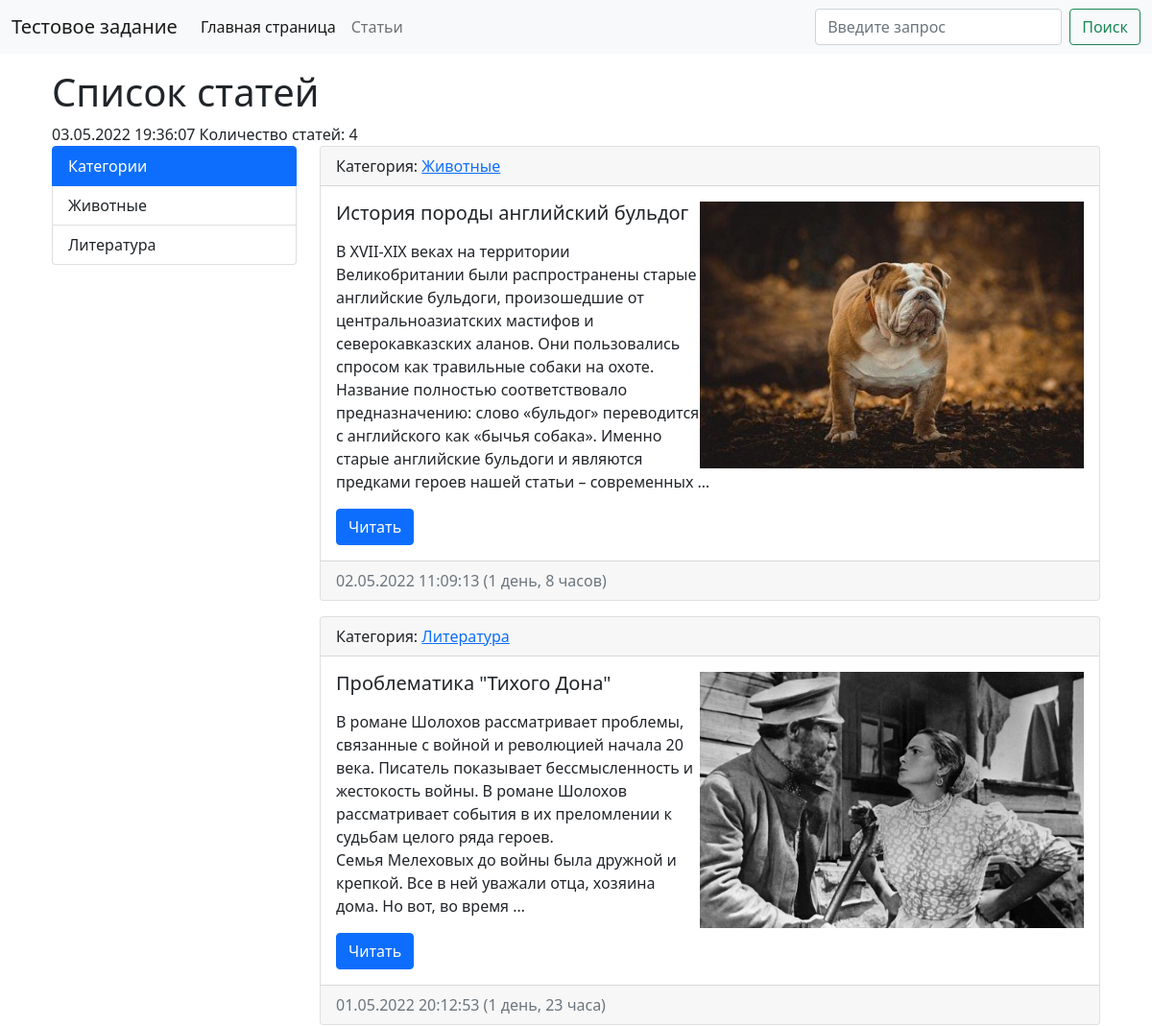
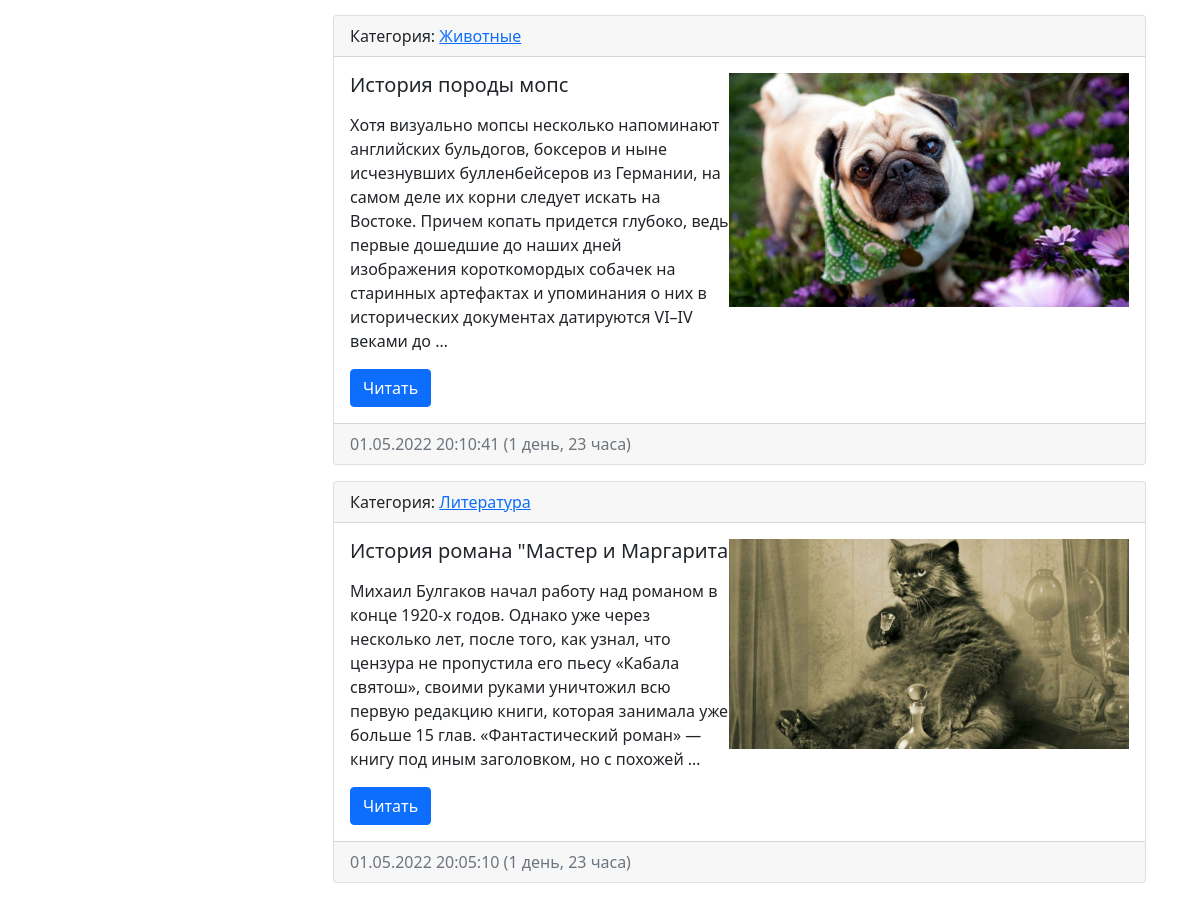
The app's page /articles/ with its own data (2 pictures, top to bottom).
### main/models.py (models this page shows, shortened)
class Category(models.Model):
    title = models.CharField(max_length=150, db_index=True, verbose_name='Наименование категории')
    def get_absolute_url(self):
        return reverse('category', kwargs={'category_id': self.id})
    class Meta:
        verbose_name = 'Категория'
        verbose_name_plural = 'Категории'
        ordering = ['title']

class Articles(models.Model):
    title = models.CharField(max_length=150, verbose_name='Наименование')
    content = models.TextField(verbose_name='Содержание')
    created_at = models.DateTimeField(auto_now_add=True, verbose_name='Дата публикации')
    updated_at = models.DateTimeField(auto_now=True, verbose_name='Дата обновления')
    photo = models.ImageField(upload_to='photos/%Y/%m/%d/', blank=True, verbose_name='Фото')
    is_published = models.BooleanField(default=True, verbose_name='Опубликовано')
    category = models.ForeignKey('Category', on_delete=models.PROTECT, null=True, verbose_name='Категория')
    def get_absolute_url(self):
        return reverse('view_article', kwargs={'articles_id': self.id})
    class Meta:
        verbose_name = 'Статья'
        verbose_name_plural = 'Статьи'
        ordering = ['-created_at']

### main/views.py (the view)
# urls.py: path('articles/', views.articles, name='articles'),
def articles(request):
    article = Articles.objects.all()
    is_published = Articles.objects.filter(is_published=True)
    context = {
        'articles': article,
        'title': 'Список статей',
        'is_published': is_published,
        }
    return render(request, 'main/articles.html', context)

### main/templatetags/articles_tags.py (called while the page is built)
@register.simple_tag(name='get_list_categories')
def get_categories():
    return Category.objects.all()

### main/templates/main/articles.html (shortened to what this page needs)
{% extends 'main/base.html' %}
{% block content%}
    <div class="container mt-3">
        <h1>{{ title }}</h1>
        {%  now "d.m.Y H:i:s" %} Количество статей: {{ is_published.count }}
        <div class="row">
            {% include 'inc/_sidebar.html' %}
            {% include 'inc/_articles.html' %}
        </div>
    </div>
{% endblock %}

### main/templates/inc/_sidebar.html
{% load articles_tags %}
<div class="col-md-3">
    <div class="list-group">
        <a class="list-group-item list-group-item-action active"> Категории </a>
    {% get_list_categories as categories %}
        {% for item in categories %}
            <a href="{{ item.get_absolute_url }}" class="list-group-item list-group-item-action">
                {{ item.title }}
            </a>
        {% endfor %}
    </div>
</div>

### main/templates/inc/_articles.html
<div class="col-md-9">
    {% for item in articles %}
        {% if item.is_published %}
            <div class="card mb-3">
                <div class="card-header">
                    Категория: <a href="{{ item.category.get_absolute_url }}"> {{ item.category.title }}
                </a>
                </div>
                <div class="card-body">
                    <div class="media">
                        {% if item.photo %}
                        <img src="{{ item.photo.url }}" alt="" width="400" align="right" class="mr-3">
                        {% endif %}
                        <div class="media-body">
                            <h5 class="card-title">{{ item.title }}</h5>
                            {% autoescape off %}
                                <p class="card-text">{{ item.content|linebreaks|truncatewords:50 }}</p>
                            {% endautoescape %}
                            <a href="{{ item.get_absolute_url }}" class="btn btn-primary">Читать</a>
                        </div>
                    </div>
                </div>
                <div class="card-footer text-muted">
                    {{ item.created_at|date:"d.m.Y H:i:s" }} ({{ item.created_at|timesince }})
                </div>
            </div>
        {% endif %}
    {% endfor %}
</div>

### records on screen
Category: title "Животные"
Category: title "Литература"
Articles: category "Животные", photo (picture), title "История породы английский бульдог", content "В XVII-XIX веках на территории Великобритании были распространены старые английские бульдоги, произошедшие от центральноазиатских мастифов и северокавказских аланов. Они пользовались спросом как травильные собаки на охоте. Название полностью соответствовало предназначению: слово «бульдог» переводится с английского как «бычья собака». Именно старые английские бульдоги и являются предками героев нашей статьи – современных …", created_at "02.05.2022 11:09:13", created_at "1 день, 8 часов"
Articles: category "Литература", photo (picture), title "Проблематика \"Тихого Дона\"", content "В романе Шолохов рассматривает проблемы, связанные с войной и революцией начала 20 века. Писатель показывает бессмысленность и жестокость войны. В романе Шолохов рассматривает события в их преломлении к судьбам целого ряда героев. Семья Мелеховых до войны была дружной и крепкой. Все в ней уважали отца, хозяина дома. Но вот, во время …", created_at "01.05.2022 20:12:53", created_at "1 день, 23 часа"
Articles: category "Животные", photo (picture), title "История породы мопс", content "Хотя визуально мопсы несколько напоминают английских бульдогов, боксеров и ныне исчезнувших булленбейсеров из Германии, на самом деле их корни следует искать на Востоке. Причем копать придется глубоко, ведь первые дошедшие до наших дней изображения короткомордых собачек на старинных артефактах и упоминания о них в исторических документах датируются VI–IV веками до …", created_at "01.05.2022 20:10:41", created_at "1 день, 23 часа"
Articles: category "Литература", photo (picture), title "История романа \"Мастер и Маргарита", content "Михаил Булгаков начал работу над романом в конце 1920-х годов. Однако уже через несколько лет, после того, как узнал, что цензура не пропустила его пьесу «Кабала святош», своими руками уничтожил всю первую редакцию книги, которая занимала уже больше 15 глав. «Фантастический роман» — книгу под иным заголовком, но с похожей …", created_at "01.05.2022 20:05:10", created_at "1 день, 23 часа"

### other values on screen
{{ title }} "Список статей"
{{ is_published.count }} "4"
